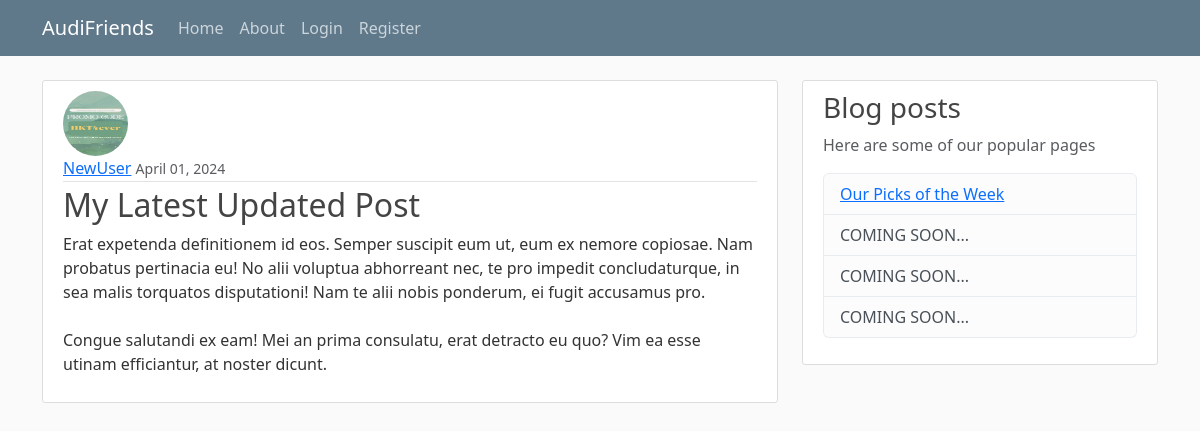
The app's page /post/31/ with its own data.
### blog/models.py (models this page shows, shortened)
class Post(models.Model):
    title = models.CharField(max_length=100)
    content = models.TextField()
    date_posted = models.DateTimeField(default=timezone.now)
    author = models.ForeignKey(User, on_delete=models.CASCADE)

### users/models.py (models this page shows, shortened)
class Profile(models.Model):
    user = models.OneToOneField(User, on_delete=models.CASCADE)
    """
    CASCADE: if delete user, delete profile
    if delete profile, user still exist
    """
    image = models.ImageField(default='default.jpg', upload_to='profile_pics')

### blog/views.py (the view)
# urls.py: path('post/<int:pk>/', PostDetailView.as_view(), name='post-detail'),
class PostDetailView(DetailView):
    model = Post
    template_name = 'blog/post_detail.html'
    context_object_name = 'post'

### blog/templates/blog/post_detail.html (shortened to what this page needs)
{% extends "blog/base.html" %}
{% block content %}
<article class="media content-section">
    <img class="rounded-circle article-img" src="{{ post.author.profile.image.url }}">
    <div class="media-body">
        <div class="article-metadata">
            <a class="mr-2" href="{% url 'user-posts' post.author.username %}">{{ post.author }}</a>
            <small class="text-muted">{{ post.date_posted|date:"F d, Y" }}</small>
        </div>
        <h2 class="article-title">
            {{ post.title }}
        </h2>
        <p class="article-content">{{ post.content }}</p>
    </div>
</article>
{% endblock content %}

### blog/static/blog/main.css (style rules this page uses)
body { background: #fafafa; color: #333333; margin-top: 5rem; }
h1, h2, h3, h4, h5, h6 { color: #444444; }
.content-section { background: #ffffff; padding: 10px 20px; border: 1px solid #dddddd; border-radius: 3px; margin-bottom: 20px; }
.article-title { color: #444444; }
.article-content { white-space: pre-line; }
.article-img { height: 65px; width: 65px; margin-right: 16px; }
.article-metadata { padding-bottom: 1px; margin-bottom: 4px; border-bottom: 1px solid #e3e3e3 }

### records on screen
Post: author.profile.image (picture), author "NewUser", date_posted "April 01, 2024", title "My Latest Updated Post", content "Erat expetenda definitionem id eos. Semper suscipit eum ut, eum ex nemore copiosae. Nam probatus pertinacia eu! No alii voluptua abhorreant nec, te pro impedit concludaturque, in sea malis torquatos disputationi! Nam te alii nobis ponderum, ei fugit accusamus pro. Congue salutandi ex eam! Mei an prima consulatu, erat detracto eu quo? Vim ea esse utinam efficiantur, at noster dicunt."
